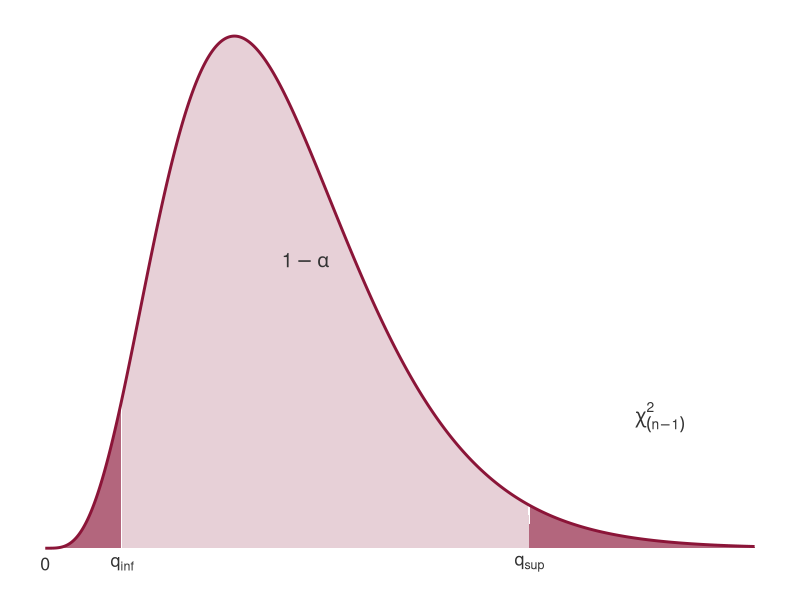

Reproduce this figure in R.
## ---- chunk 1
#| fig-align: center
#| fig-width: 8
#| fig-height: 4.2
#| out-width: "80%"

library(ggplot2)

df_chi <- 10  # representative degrees of freedom for illustration
x <- seq(0, 30, length.out = 600)
y <- dchisq(x, df = df_chi)
dat <- data.frame(x = x, y = y)

q_inf <- qchisq(0.025, df = df_chi)
q_sup <- qchisq(0.975, df = df_chi)

dat_left  <- subset(dat, x <= q_inf)
dat_right <- subset(dat, x >= q_sup)
dat_mid   <- subset(dat, x >= q_inf & x <= q_sup)

ggplot(dat, aes(x, y)) +
  geom_line(color = "#8B1538", linewidth = 1) +
  geom_area(data = dat_mid,   fill = "#8B1538", alpha = 0.20) +
  geom_area(data = dat_left,  fill = "#8B1538", alpha = 0.65) +
  geom_area(data = dat_right, fill = "#8B1538", alpha = 0.65) +
  annotate("text", x = 11, y = 0.055, label = "1 - alpha",
           parse = TRUE, size = 5, color = "#333333") +
  annotate("text", x = q_inf / 2.5, y = 0.012,
           label = "alpha/2", parse = TRUE, size = 4, color = "white") +
  annotate("text", x = q_sup + 3, y = 0.012,
           label = "alpha/2", parse = TRUE, size = 4, color = "white") +
  annotate("text", x = q_inf, y = -0.003,
           label = expression(q[inf]), size = 4.5, color = "#333333") +
  annotate("text", x = q_sup, y = -0.003,
           label = expression(q[sup]), size = 4.5, color = "#333333") +
  annotate("text", x = 0,  y = -0.003, label = "0",
           size = 4.5, color = "#333333") +
  annotate("text", x = 26, y = 0.025,
           label = expression(chi[(n-1)]^2),
           size = 5, color = "#333333", fontface = "italic") +
  scale_x_continuous(breaks = NULL) +
  scale_y_continuous(breaks = NULL, expand = c(0.05, 0)) +
  labs(x = NULL, y = NULL) +
  theme_minimal(base_size = 14) +
  theme(panel.grid = element_blank(),
        axis.line.x = element_line(color = "#333333"))
